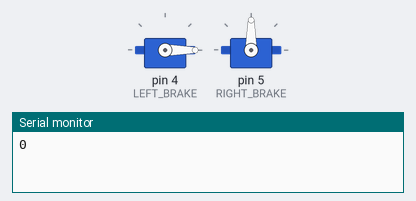
Simulated run of this sketch. Board: Arduino Uno, built with avr-gcc and run on an emulated ATmega328P. Shown: 2 × servo, the last lines printed to the serial monitor.

Above: at 0.1 s.
At 9.1 s:
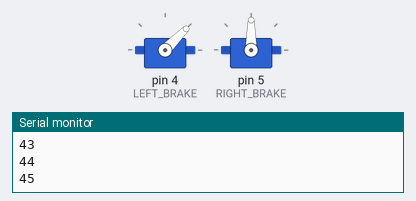
At 18.11 s:
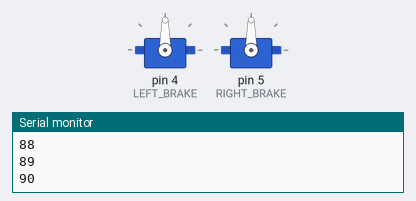
At 36.14 s:
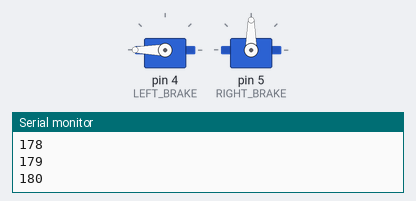
Timing chart, 0 to 40.0 s (numbered marks = the images above):
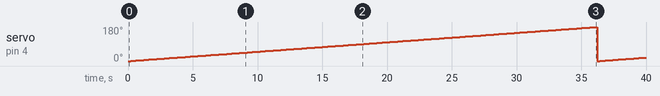

The sketch:

Brakes.ino
```cpp
int x = 95;
double num1 = 1.12321;
double num2 = 524.1244;
#include <Servo.h>
// Servos
#define LEFT_BRAKE 4
#define RIGHT_BRAKE 5

// Servo angles
#define OPEN 0
#define CLOSED 180

// Brake mode
#define MANUAL 1
#define ABS 0

// Minimum wheel speed at which the car is considered stopped
#define MIN_WHEEL_SPEED 5

// Constants
#define PI 3.1415926535
#define WHEEL_DIAMETER 65 // in mm
#define NUMBER_OF_SLITS 20 // number of slits of encoder wheel
#define WHEEL_SENSOR_NUM 3

// ######### GLOBAL OBJECTS AND VARIABLES #########
// Servo objects
Servo leftBrake;
Servo rightBrake;

// Time variables
unsigned long current;
unsigned long last = 0;

// Calculation variables
double slip_ratio = 0;
const double vehicle_velocity = 0;
const double wheel_velocity = 0;

enum direction {
  STOP,
  FORWARD,
  BACKWARD,
  LEFT,
  RIGHT
};

void setup() {
  // put your setup code here, to run once:
    // Servo pins
    leftBrake.attach(LEFT_BRAKE);
    rightBrake.attach(RIGHT_BRAKE);
    pinMode(LEFT_BRAKE, OUTPUT);
    pinMode(RIGHT_BRAKE, OUTPUT);
    Serial.begin(9600);
    //Serial.println("START: ");
}

void loop() {
  // put your main code here, to run repeatedly:
    /*if(!Serial.available())
      x = Serial.readStringUntil('\n');
    if(x == "S")
        brakes(CLOSED);

    if(x == "s")
        brakes(OPEN);*/

    /*
    brakes(OPEN);
    delay(1000);
    brakes(CLOSED);
    delay(1000);*/

    for(int i = 0; i <= 180; i++){
        leftBrake.write(i);
        Serial.println(i);
        delay(200);
    }
    /*
    if (Serial.available() > 0){
        x = Serial.readStringUntil('\n').toInt();
        Serial.println(x);
    }

    rightBrake.write(x);*/
    /*
    if (millis() - last > 5000/255) { // this if condition ensures motors stop rotating after 5 seconds
        Serial.print(num1);
        Serial.print(".");
        Serial.println(num2);
        last = millis();
    }*/
}

//############ BRAKES FUNCTIONS ###############


// make the 20ms delay only occur at state change not everytime function is called
void brakes(int state) {
  if (state) {
    leftBrake.write(0);
    rightBrake.write(0);
    //delay(20);
  }
  else {
    leftBrake.write(100);
    rightBrake.write(100);
    //delay(20);
  }
}
```

Measured:
- by itself, servo on pin 4 (LEFT_BRAKE): 0° → 1° at 0.20 s, → 2° 0.20 s later, → 3° 0.20 s later, → 4° 0.20 s later, … (199 changes in this stretch)
